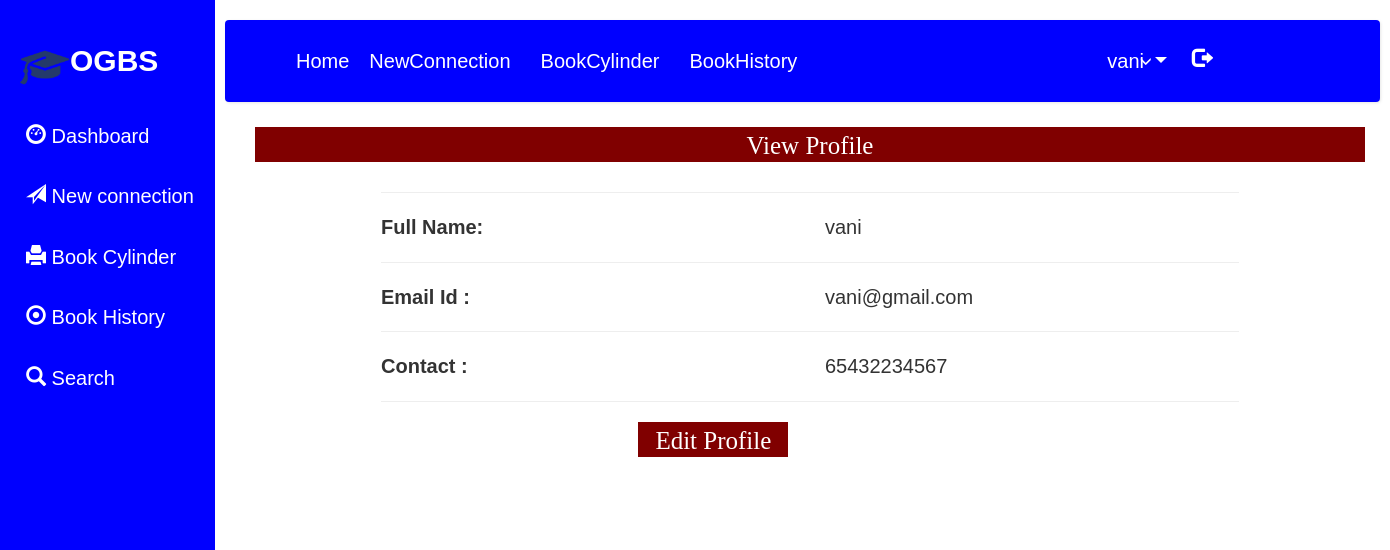
Screenshot of /profile (signed in) with the database file from the repository.
### gasbooking/models.py (models this page shows, shortened)
class Registration(models.Model):
    user=models.ForeignKey(User,on_delete=models.CASCADE, null=True)
    mobile=models.CharField(max_length=100,null=True)

### gasbooking/views.py (the view)
# urls.py: path('profile',view_profile,name='view_profile'),
def view_profile(request):
    user=User.objects.get(id=request.user.id)
    data=Registration.objects.get(user=user)
    d={'data':data}
    return render(request,'view_profile.html',d)

### gasbooking/templates/view_profile.html (shortened to what this page needs)
{% extends 'user_nav.html' %}
{% load static %}
{% block body %}
<div class="container">
<h1 style="font-size:25px; background-color:maroon;height:35px;color:white;padding:5px;margin-top:5px;font-family : 'Monotype Corsiva" align="center">View Profile </h1>
<div  class="container-fluid" style="width:80%;margin-bottom:5%">
    <hr><div class="row">
        <div class="col-md-6">
            <strong>Full Name:</strong>
        </div>
        <div class="col-md-6">
            {{data.user.username}}
        </div>
    </div><hr>
    <div class="row">
        <div class="col-md-6">
            <strong>Email Id :</strong>
        </div>
        <div class="col-md-6">
            {{data.user.email}}
        </div>
    </div><hr>
     <div class="row">
        <div class="col-md-6">
            <strong>Contact :</strong>
        </div>
        <div class="col-md-6">
            {{data.mobile}}
        </div>
     </div><hr>
      <a href="{% url 'edit_profile' %}"><h1 style="font-size:25px; background-color:maroon;height:35px;width:150px;color:white;padding:5px;margin-top:5px;margin-left:30%;font-family : 'Monotype Corsiva;width:50px" align="center">Edit Profile </h1>
</div>
</div>
{% endblock %}

### gasbooking/templates/user_nav.html (shortened to what this page needs)
<!DOCTYPE html>
{% load static %}
<html>
<head>
<link rel="stylesheet" href="https://cdnjs.cloudflare.com/ajax/libs/font-awesome/4.7.0/css/font-awesome.min.css">
<link rel="stylesheet" href="https://stackpath.bootstrapcdn.com/bootstrap/4.5.0/css/bootstrap.min.css">
   <link href="static/style.css" rel="stylesheet" type="text/css" media="all"/>
        <link rel="stylesheet" href="static/style4.css">
        <link rel="stylesheet" href="https://cdnjs.cloudflare.com/ajax/libs/font-awesome/4.7.0/css/font-awesome.min.css">
        <link rel="stylesheet" href="https://maxcdn.bootstrapcdn.com/bootstrap/3.3.7/css/bootstrap.min.css">
  <link rel = stylesheet href = "//cdn.datatables.net/1.10.19/css/jquery.dataTables.min.css">
</head>
<body>
<div class="sidenav">
    <div style="padding:20px">
    <img src="{% static 'image/logo.png' %}" style="width:50px;color:white"><span style="font-weight:bold;color:white;font-size:30px">OGBS</span>
  </div>
    <a href="{% url 'user_home' %}">  <i class="glyphicon glyphicon-dashboard" style="color:white"></i> Dashboard</a>
  <a href="{% url 'newconnection' %}">   <i class="glyphicon glyphicon-send" style="color:white"></i> New connection</a>
  <a href="{% url 'bookcylinder' %}">  <i class="glyphicon glyphicon-print" style="color:white"></i>  Book Cylinder</a>
  <a href="{% url 'view_booking' %}">  <i class="glyphicon glyphicon-record" style="color:white"></i>  Book History</a>
  <a href="{% url 'search_booking' %}">  <i class="glyphicon glyphicon-search" style="color:white"></i> Search</a>
</div>
<div class="main" style="margin-left:215px">
  <nav class="navbar navbar-expand-lg navbar-light" style="background-color:blue;color:white">
  <a class="navbar-brand" href="#" style="color:white"></a>
  <div class="collapse navbar-collapse" id="navbarNavdropdown">
    <ul class="navbar-nav">
      <li class="nav-item">
        <a class="nav-link" href="{% url 'user_home' %}" style="color:white">Home <span class="sr-only">(current)</span></a>
      </li>
      <li class="nav-item">
        <a class="nav-link" href="{% url 'newconnection' %}" style="color:white;margin-left:10px">NewConnection</a>
      </li>
      <li class="nav-item">
        <a class="nav-link" href="{% url 'bookcylinder' %}" style="color:white;margin-left:20px">BookCylinder</a>
      </li>
        <li class="nav-item">
        <a class="nav-link" href="{% url 'view_booking' %}" style="color:white;margin-left:20px">BookHistory</a>
      </li>
      <li class="nav-item dropdown">
        <a class="nav-link dropdown-toggle" style="color:white;margin-left:300px; href="#" id="navbardropdownMenuLink" role="button" data-toggle="dropdown" aria-haspopup="true" aria-expanded="false">
          {{request.user.username}}
        </a>
      </li>
        <li><a href="{% url 'logout_user' %}" style="color:white">  <i style="color:white;margin-left:20px;font-size:20px;margin-top:10px" class="glyphicon glyphicon-log-out"></i> </a></li>
    </ul>
  </div>
</nav>
    <div class="container-fluid">
    {% block body %}
    {% endblock %}
</div>
  </div>
</body>
</html>

### gasbooking/static/style.css (style rules this page uses)
html,body,div,span,applet,object,iframe,h1,h2,h3,h4,h5,h6,p,blockquote,pre,a,abbr,acronym,address,big,cite,code,del,dfn,em,img,ins,kbd,q,s,samp,small,strike,strong,sub,sup,tt,var,b,u,i,dl,dt,dd,ol,nav ul,nav li,fieldset,form,label,legend,table,caption,tbody,tfoot,thead,tr,th,td,article,aside,canvas,details,embed,figure,figcaption,footer,header,hgroup,menu,nav,output,ruby,section,summary,time,mark,audio,video { margin:0;padding:0;border:0;font-size:100%;font:inherit;vertical-align:baseline; }
article, aside, details, figcaption, figure,footer, header, hgroup, menu, nav, section { display: block; }
ol,ul { list-style:none;margin:0px;padding:0px; }
a { text-decoration:none; }
img { max-width:100%; }
.row { margin: 0.8em 0; }

### gasbooking/static/style4.css (style rules this page uses)
body { font-family: 'Poppins', sans-serif; background: #fafafa; }
a, a:hover, a:focus { color: inherit; text-decoration: none; transition: all 0.3s; }
.navbar { padding: 15px 10px; background: #fff; border: none; border-radius: 0; margin-bottom: 40px; box-shadow: 1px 1px 3px rgba(0, 0, 0, 0.1); }
i, span { display: inline-block; }
a[aria-expanded="false"]::before, a[aria-expanded="true"]::before { content: '\e259'; display: block; position: absolute; right: 20px; font-family: 'Glyphicons Halflings'; font-size: 0.6em; }

### gasbooking/templates/user_nav.html (style rules this page uses)
body { font-family: "Lato", sans-serif; }
.sidenav { height: 100%; width: 215px; position: fixed; z-index: 1; top: 0; left: 0; color:white; background-color:blue; overflow-x: hidden; padding-top: 20px; }
.sidenav a, .dropdown1-btn { padding: 16px 18px 16px 26px; text-decoration: none; font-size: 20px; color: white; display: block; border: none; background: none; width: 100%; text-align: left; cursor: pointer; outline: none; }
.main { margin-left: 200px; font-size: 20px; padding: 0px 10px; }
body { margin:0;font-family:Arial }
.dropdown { float:right; }

### rows the page displays
Registration: user.username "vani", user.email "vani@gmail.com", mobile "65432234567"

### other values shown
{{ request.user.username }} "vani"
